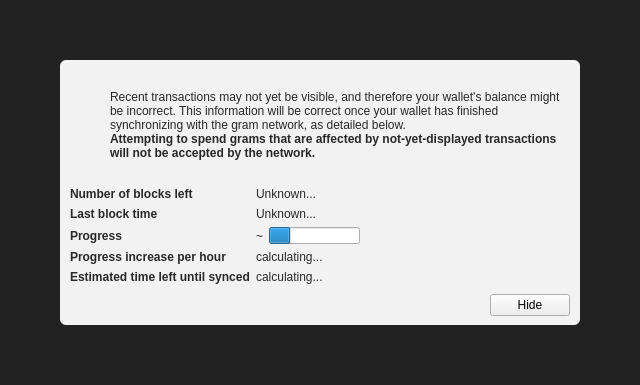
<?xml version="1.0" encoding="UTF-8"?>
<ui version="4.0">
 <class>ModalOverlay</class>
 <widget class="ModalOverlay" name="ModalOverlay">
  <property name="geometry">
   <rect>
    <x>0</x>
    <y>0</y>
    <width>640</width>
    <height>385</height>
   </rect>
  </property>
  <property name="windowTitle">
   <string>Form</string>
  </property>
  <layout class="QVBoxLayout" name="verticalLayout" stretch="0">
   <property name="sizeConstraint">
    <enum>QLayout::SetDefaultConstraint</enum>
   </property>
   <property name="leftMargin">
    <number>0</number>
   </property>
   <property name="topMargin">
    <number>0</number>
   </property>
   <property name="rightMargin">
    <number>0</number>
   </property>
   <property name="bottomMargin">
    <number>0</number>
   </property>
   <item>
    <widget class="QWidget" name="bgWidget" native="true">
     <property name="styleSheet">
      <string notr="true">#bgWidget { background: rgba(0,0,0,220); }</string>
     </property>
     <layout class="QVBoxLayout" name="verticalLayoutMain" stretch="1">
      <property name="leftMargin">
       <number>60</number>
      </property>
      <property name="topMargin">
       <number>60</number>
      </property>
      <property name="rightMargin">
       <number>60</number>
      </property>
      <property name="bottomMargin">
       <number>60</number>
      </property>
      <item>
       <widget class="QWidget" name="contentWidget" native="true">
        <property name="styleSheet">
         <string notr="true">#contentWidget { background: rgba(255,255,255,240); border-radius: 6px; }

QLabel { color: rgb(40,40,40);  }</string>
        </property>
        <layout class="QVBoxLayout" name="verticalLayoutSub" stretch="1,0,0,0">
         <property name="spacing">
          <number>0</number>
         </property>
         <property name="leftMargin">
          <number>10</number>
         </property>
         <property name="topMargin">
          <number>10</number>
         </property>
         <property name="rightMargin">
          <number>10</number>
         </property>
         <property name="bottomMargin">
          <number>10</number>
         </property>
         <item>
          <layout class="QHBoxLayout" name="horizontalLayoutIconText" stretch="0,1">
           <property name="topMargin">
            <number>20</number>
           </property>
           <item>
            <layout class="QVBoxLayout" name="verticalLayoutIcon">
             <property name="leftMargin">
              <number>0</number>
             </property>
             <item>
              <widget class="QPushButton" name="warningIcon">
               <property name="enabled">
                <bool>false</bool>
               </property>
               <property name="text">
                <string/>
               </property>
               <property name="icon">
                <iconset>
                 <normaloff>:/icons/warning</normaloff>
                 <disabledoff>:/icons/warning</disabledoff>:/icons/warning</iconset>
               </property>
               <property name="iconSize">
                <size>
                 <width>48</width>
                 <height>48</height>
                </size>
               </property>
               <property name="flat">
                <bool>true</bool>
               </property>
              </widget>
             </item>
             <item>
              <spacer name="verticalSpacerWarningIcon">
               <property name="orientation">
                <enum>Qt::Vertical</enum>
               </property>
               <property name="sizeHint" stdset="0">
                <size>
                 <width>20</width>
                 <height>40</height>
                </size>
               </property>
              </spacer>
             </item>
            </layout>
           </item>
           <item>
            <layout class="QVBoxLayout" name="verticalLayoutInfoText">
             <property name="leftMargin">
              <number>0</number>
             </property>
             <property name="topMargin">
              <number>0</number>
             </property>
             <item>
              <widget class="QLabel" name="infoText">
               <property name="text">
                <string>Recent transactions may not yet be visible, and therefore your wallet's balance might be incorrect. This information will be correct once your wallet has finished synchronizing with the gram network, as detailed below.</string>
               </property>
               <property name="textFormat">
                <enum>Qt::RichText</enum>
               </property>
               <property name="wordWrap">
                <bool>true</bool>
               </property>
              </widget>
             </item>
             <item>
              <widget class="QLabel" name="infoTextStrong">
               <property name="font">
                <font>
                 <weight>75</weight>
                 <bold>true</bold>
                </font>
               </property>
               <property name="text">
                <string>Attempting to spend grams that are affected by not-yet-displayed transactions will not be accepted by the network.</string>
               </property>
               <property name="textFormat">
                <enum>Qt::RichText</enum>
               </property>
               <property name="wordWrap">
                <bool>true</bool>
               </property>
              </widget>
             </item>
             <item>
              <spacer name="verticalSpacerInTextSpace">
               <property name="orientation">
                <enum>Qt::Vertical</enum>
               </property>
               <property name="sizeHint" stdset="0">
                <size>
                 <width>20</width>
                 <height>40</height>
                </size>
               </property>
              </spacer>
             </item>
            </layout>
           </item>
          </layout>
         </item>
         <item>
          <spacer name="verticalSpacerAfterText">
           <property name="orientation">
            <enum>Qt::Vertical</enum>
           </property>
           <property name="sizeHint" stdset="0">
            <size>
             <width>20</width>
             <height>40</height>
            </size>
           </property>
          </spacer>
         </item>
         <item>
          <layout class="QFormLayout" name="formLayout">
           <property name="fieldGrowthPolicy">
            <enum>QFormLayout::FieldsStayAtSizeHint</enum>
           </property>
           <property name="horizontalSpacing">
            <number>6</number>
           </property>
           <property name="verticalSpacing">
            <number>6</number>
           </property>
           <property name="topMargin">
            <number>10</number>
           </property>
           <item row="0" column="0">
            <widget class="QLabel" name="labelNumberOfBlocksLeft">
             <property name="font">
              <font>
               <weight>75</weight>
               <bold>true</bold>
              </font>
             </property>
             <property name="text">
              <string>Number of blocks left</string>
             </property>
            </widget>
           </item>
           <item row="0" column="1">
            <widget class="QLabel" name="numberOfBlocksLeft">
             <property name="text">
              <string>Unknown...</string>
             </property>
            </widget>
           </item>
           <item row="1" column="0">
            <widget class="QLabel" name="labelLastBlockTime">
             <property name="font">
              <font>
               <weight>75</weight>
               <bold>true</bold>
              </font>
             </property>
             <property name="text">
              <string>Last block time</string>
             </property>
            </widget>
           </item>
           <item row="1" column="1">
            <widget class="QLabel" name="newestBlockDate">
             <property name="sizePolicy">
              <sizepolicy hsizetype="Maximum" vsizetype="Preferred">
               <horstretch>0</horstretch>
               <verstretch>0</verstretch>
              </sizepolicy>
             </property>
             <property name="text">
              <string>Unknown...</string>
             </property>
            </widget>
           </item>
           <item row="2" column="0">
            <widget class="QLabel" name="labelSyncDone">
             <property name="font">
              <font>
               <weight>75</weight>
               <bold>true</bold>
              </font>
             </property>
             <property name="text">
              <string>Progress</string>
             </property>
            </widget>
           </item>
           <item row="2" column="1">
            <layout class="QHBoxLayout" name="horizontalLayoutSync" stretch="0,1">
             <item>
              <widget class="QLabel" name="percentageProgress">
               <property name="text">
                <string notr="true">~</string>
               </property>
              </widget>
             </item>
             <item>
              <widget class="QProgressBar" name="progressBar">
               <property name="value">
                <number>24</number>
               </property>
               <property name="format">
                <string/>
               </property>
              </widget>
             </item>
            </layout>
           </item>
           <item row="4" column="0">
            <widget class="QLabel" name="labelProgressIncrease">
             <property name="font">
              <font>
               <weight>75</weight>
               <bold>true</bold>
              </font>
             </property>
             <property name="text">
              <string>Progress increase per hour</string>
             </property>
            </widget>
           </item>
           <item row="4" column="1">
            <widget class="QLabel" name="progressIncreasePerH">
             <property name="text">
              <string>calculating...</string>
             </property>
            </widget>
           </item>
           <item row="5" column="0">
            <widget class="QLabel" name="labelEstimatedTimeLeft">
             <property name="font">
              <font>
               <weight>75</weight>
               <bold>true</bold>
              </font>
             </property>
             <property name="text">
              <string>Estimated time left until synced</string>
             </property>
            </widget>
           </item>
           <item row="5" column="1">
            <widget class="QLabel" name="expectedTimeLeft">
             <property name="text">
              <string>calculating...</string>
             </property>
            </widget>
           </item>
          </layout>
         </item>
         <item>
          <layout class="QHBoxLayout" name="horizontalLayoutButtons">
           <property name="leftMargin">
            <number>10</number>
           </property>
           <property name="topMargin">
            <number>10</number>
           </property>
           <item>
            <spacer name="horizontalSpacer">
             <property name="orientation">
              <enum>Qt::Horizontal</enum>
             </property>
             <property name="sizeHint" stdset="0">
              <size>
               <width>40</width>
               <height>20</height>
              </size>
             </property>
            </spacer>
           </item>
           <item>
            <widget class="QPushButton" name="closeButton">
             <property name="text">
              <string>Hide</string>
             </property>
            </widget>
           </item>
          </layout>
         </item>
        </layout>
       </widget>
      </item>
     </layout>
    </widget>
   </item>
  </layout>
 </widget>
 <customwidgets>
  <customwidget>
   <class>ModalOverlay</class>
   <extends>QWidget</extends>
   <header>modaloverlay.h</header>
   <container>1</container>
  </customwidget>
 </customwidgets>
 <resources/>
 <connections/>
</ui>
